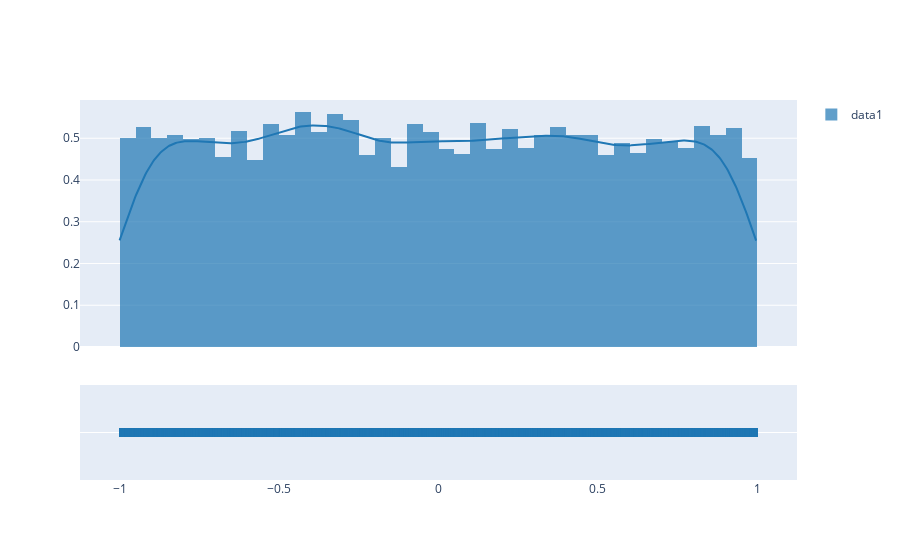

Here is the notebook cell this chart was saved with:
### Code cell
import plotly as py
import plotly.graph_objs as go
import  numpy as np
import plotly.figure_factory as ff
pyolt = py.offline.plot

data1 = np.random.uniform(-1,1,10000)
#数据组
hist_data=[
    data1, 
    # data2
    ]
group_labels=['data1']
fig = ff.create_distplot(hist_data, group_labels, bin_size = 0.05)
pyolt(fig, filename = 'original.html')
fig.show()

### Figure 1 — Plotly figure (JSON) as saved in the notebook; plotly's stock layout.template omitted (floating-point values rounded to 4 significant figures; data arrays with more than 128 entries replaced by an {"elided": "..."} marker saying what was removed)
{"data": [{"autobinx": false, "histnorm": "probability density", "legendgroup": "data1", "marker": {"color": "rgb(31, 119, 180)"}, "name": "data1", "opacity": 0.7, "type": "histogram", "x": {"elided": "10000 float values"}, "xaxis": "x", "xbins": {"end": 1.0, "size": 0.05, "start": -0.9999}, "yaxis": "y"}, {"legendgroup": "data1", "marker": {"color": "rgb(31, 119, 180)"}, "mode": "lines", "name": "data1", "showlegend": false, "type": "scatter", "x": {"elided": "500 float values"}, "xaxis": "x", "y": {"elided": "500 float values"}, "yaxis": "y"}, {"legendgroup": "data1", "marker": {"color": "rgb(31, 119, 180)", "symbol": "line-ns-open"}, "mode": "markers", "name": "data1", "showlegend": false, "type": "scatter", "x": {"elided": "10000 float values"}, "xaxis": "x", "y": {"elided": "10000 str values"}, "yaxis": "y2"}], "layout": {"barmode": "overlay", "hovermode": "closest", "legend": {"traceorder": "reversed"}, "xaxis": {"anchor": "y2", "domain": [0, 1], "zeroline": false}, "yaxis": {"anchor": "free", "domain": [0.35, 1], "position": 0}, "yaxis2": {"anchor": "x", "domain": [0, 0.25], "dtick": 1, "showticklabels": false}}}
